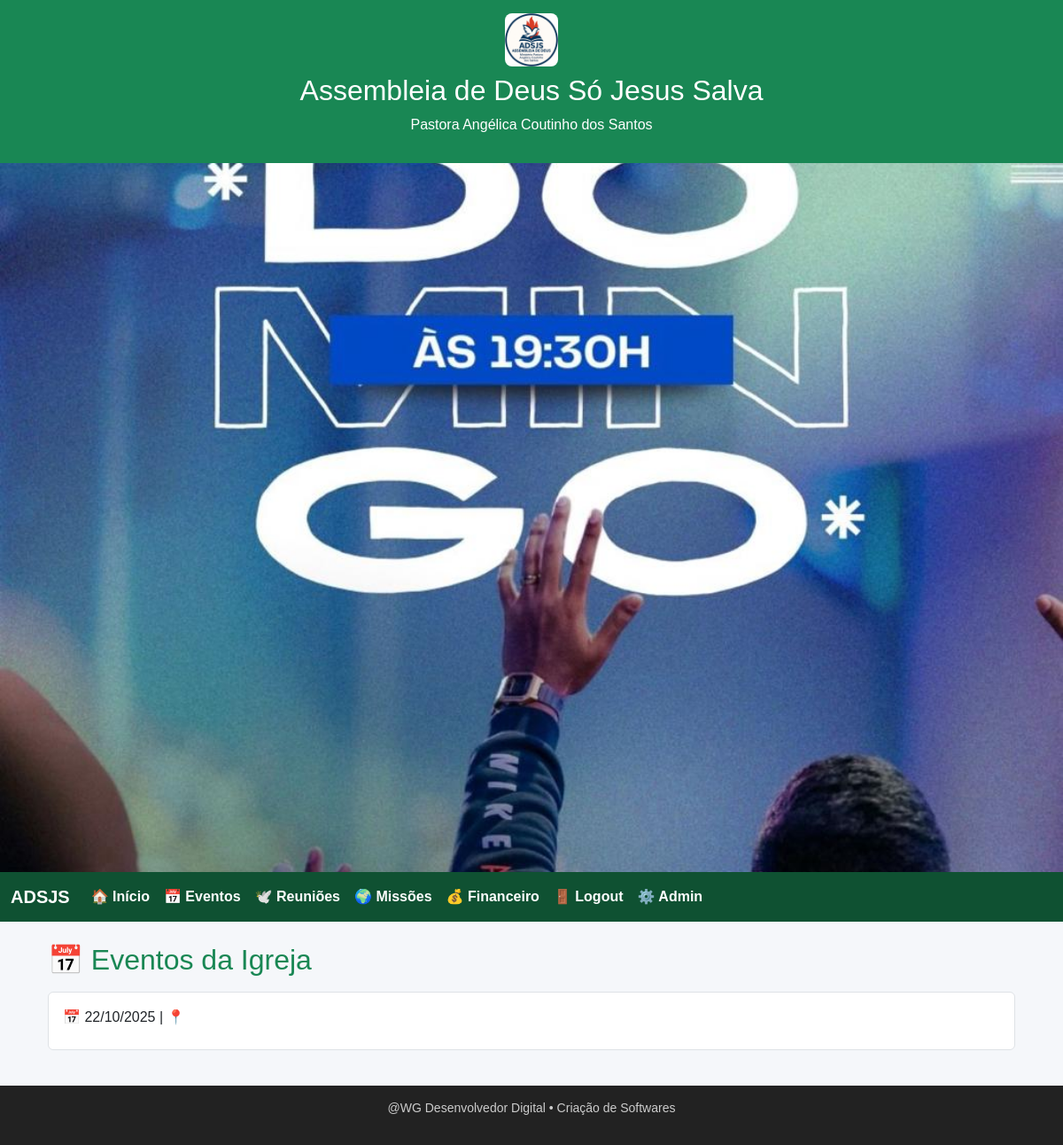
The page /eventos/ (signed in) on the database its author committed.
### core/models.py (models this page shows, shortened)
class ConfigPortal(models.Model):
    nome_igreja = models.CharField(max_length=200)
    pastor = models.CharField(max_length=200)
    logo = models.ImageField(upload_to="logos/", blank=True, null=True)
    mensagem_boas_vindas = models.CharField(max_length=255, default="Seja bem-vindo(a) ao nosso portal!")
    imagem_fundo = models.ImageField(upload_to="fundos/", blank=True, null=True)
    banner = models.ImageField(upload_to="banners/", blank=True, null=True)
    banner_titulo = models.CharField(max_length=150, blank=True, default="")
    banner_subtitulo = models.CharField(max_length=200, blank=True, default="")
    class Meta:
        verbose_name = "⚙️ Configuração do Sistema"
        verbose_name_plural = "⚙️ Configurações do Sistema"

class Evento(models.Model):
    titulo = models.CharField(max_length=100)
    descricao = models.TextField(blank=True)
    data = models.DateField()
    class Meta:
        verbose_name_plural = "Eventos"
        ordering = ["-data"]

### core/views.py (the view)
# urls.py: path('eventos/', views.eventos, name='eventos'),
@login_required
def eventos(request):
    eventos = Evento.objects.all().order_by('-data')
    return render(request, "core/eventos.html", {"eventos": eventos})

### core/context_processors.py (called while the page is built)
def site_config(request):
    try:
        from .models import ConfigPortal
        cfg = ConfigPortal.objects.first()
    except Exception:
        cfg = None
    default_logo = settings.STATIC_URL + "images/logo.png"
    default_banner = settings.STATIC_URL + "images/banner_principal.jpg"
    return {
        "igreja_nome": cfg.nome_igreja if cfg else "Assembleia de Deus Só Jesus Salva",
        "pastor_nome": cfg.pastor if cfg else "Pr. Responsável",
        "igreja_logo": cfg.logo.url if cfg and cfg.logo else default_logo,
        "igreja_banner": cfg.banner.url if cfg and cfg.banner else default_banner,
        "mensagem_boas_vindas": cfg.mensagem_boas_vindas if cfg else "Bem-vindo ao nosso portal!",
        "banner_titulo": cfg.banner_titulo if cfg else "",
        "banner_subtitulo": cfg.banner_subtitulo if cfg else "",
    }

### core/templates/core/eventos.html (shortened to what this page needs)
{% extends 'core/base.html' %}
{% block content %}
<div class="container mt-4">
  <h2 class="text-success mb-3">📅 Eventos da Igreja</h2>
  {% if eventos %}
    <div class="list-group">
      {% for evento in eventos %}
        <div class="list-group-item">
          <p>📅 {{ evento.data|date:"d/m/Y" }} | 📍 {{ evento.local }}</p>
        </div>
      {% endfor %}
    </div>
  {% else %}
    <p class="text-muted">Nenhum evento cadastrado até o momento.</p>
  {% endif %}
</div>
{% endblock %}

### core/templates/core/base.html (shortened to what this page needs)
{% load static %}
<!DOCTYPE html>
<html lang="pt-br">
<head>
  <link rel="stylesheet" href="{% static 'css/bootstrap.min.css' %}">
</head>
<body>
  <header>
    <img src="{{ igreja_logo }}" alt="Logo da Igreja">
    <h2>{{ igreja_nome }}</h2>
    <p>{{ pastor_nome }}</p>
  </header>
  <section id="banner-section">
    <img src="{% static 'images/banner_principal.jpg' %}" alt="Banner da Igreja" class="banner-full">
  </section>
  <nav class="navbar navbar-expand-lg">
    <div class="container-fluid">
      <a class="navbar-brand" href="/">ADSJS</a>
      <div class="collapse navbar-collapse" id="navbarNav">
        <ul class="navbar-nav">
          <li class="nav-item"><a class="nav-link" href="/">🏠 Início</a></li>
          <li class="nav-item"><a class="nav-link" href="/eventos/">📅 Eventos</a></li>
          <li class="nav-item"><a class="nav-link" href="/reunioes/">🕊️ Reuniões</a></li>
          <li class="nav-item"><a class="nav-link" href="/missoes/">🌍 Missões</a></li>
          {% if request.user.is_superuser %}
            <li class="nav-item"><a class="nav-link" href="/financeiro/">💰 Financeiro</a></li>
          {% endif %}
        </ul>
        <ul class="navbar-nav ms-auto">
          {% if user.is_authenticated %}
            <li class="nav-item"><a class="nav-link" href="/logout/">🚪 Logout</a></li>
            {% if request.user.is_superuser %}
              <li class="nav-item"><a class="nav-link" href="/admin/">⚙️ Admin</a></li>
            {% endif %}
          {% else %}
            <li class="nav-item"><a class="nav-link" href="/login/">🔑 Login</a></li>
          {% endif %}
        </ul>
      </div>
    </div>
  </nav>
  <main class="container mt-4">
    {% block content %}
    {% endblock %}
  </main>
  <footer>
    <p>@WG Desenvolvedor Digital • Criação de Softwares</p>
  </footer>
</body>
</html>

### core/templates/core/base.html (style rules this page uses)
body { background-color: #f5f7fa; font-family: 'Arial', sans-serif; margin: 0; padding: 0; }
header { background-color: #198754; color: white; text-align: center; padding: 15px 0; box-shadow: 0 2px 5px rgba(0,0,0,0.1); }
header img { height: 60px; border-radius: 8px; margin-bottom: 8px; }
.navbar { background-color: #0f5132; }
.navbar-brand, .navbar-nav .nav-link { color: #fff !important; font-weight: 600; }
.navbar-nav { margin-left: 0 !important; }
footer { background-color: #222; color: #ccc; padding: 15px 0; text-align: center; font-size: 14px; margin-top: 40px; }
#banner-section { width: 100%; height: 100vh; overflow: hidden; margin: 0; padding: 0; }
.banner-full { width: 100%; height: 100%; object-fit: cover; display: block; }

### rows shown on the page
ConfigPortal: nome_igreja "Assembleia de Deus Só Jesus Salva", pastor "Pastora Angélica Coutinho dos Santos"
Evento: data "22/10/2025"
